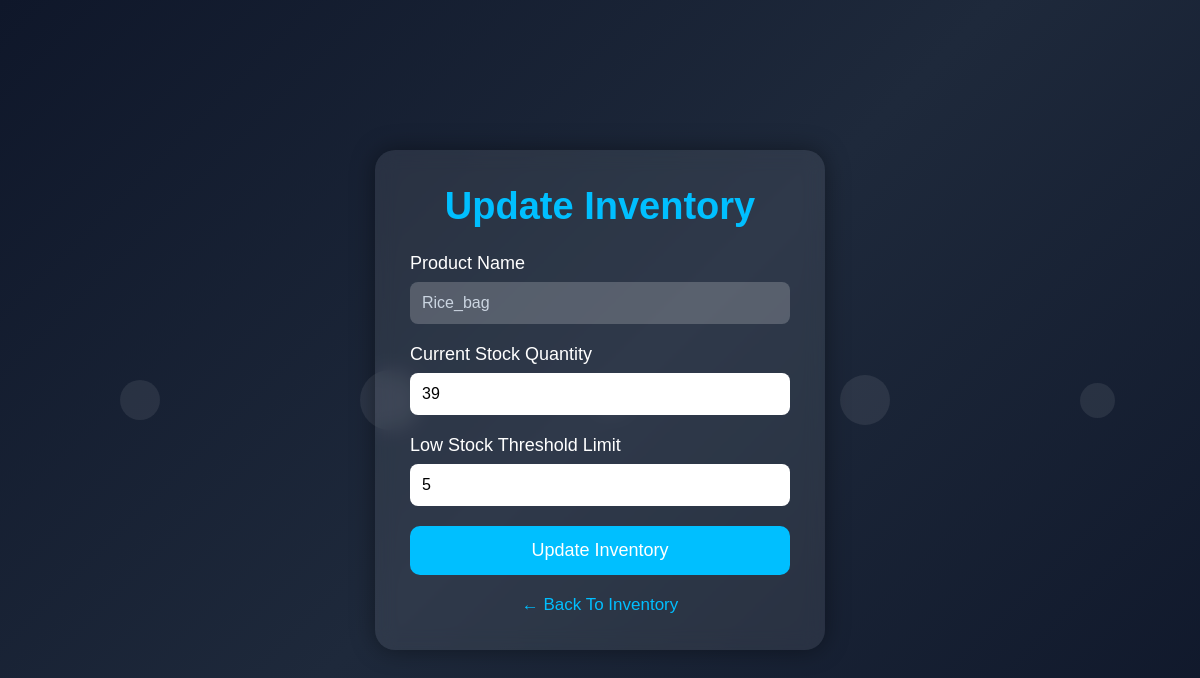
Page /inventory/update/1/ on the committed database.
### inventory/models.py (models this page shows, shortened)
class Inventory(models.Model):
    product = models.ForeignKey(
        Product,
        on_delete=models.CASCADE
    )
    stock = models.IntegerField()
    low_stock_threshold = models.IntegerField(
        default=5
    )
    last_updated = models.DateTimeField(
        auto_now=True
    )

### products/models.py (models this page shows, shortened)
class Product(models.Model):
    name = models.CharField(max_length=200)
    category = models.CharField(max_length=100)
    price = models.DecimalField(max_digits=10, decimal_places=2)
    cost_price = models.DecimalField(max_digits=10, decimal_places=2, default=0.0)
    quantity = models.IntegerField()
    supplier = models.CharField(max_length=200)
    description = models.TextField()
    created_at = models.DateTimeField(auto_now_add=True)
    updated_at = models.DateTimeField(auto_now=True)

### inventory/views.py (the view, shortened to what this page needs)
def update_inventory(request, id):
    inventory = get_object_or_404(
        Inventory,
        id=id
    )
    return render(
        request,
        'update_inventory.html',
        {
            'inventory': inventory
        }
    )

### inventory/templates/update_inventory.html (shortened to what this page needs)
<!DOCTYPE html>
<html>
<head>
</head>
<body>
    <div class="circle" style="width:40px;height:40px;left:10%;animation-duration:8s;"></div>
    <div class="circle" style="width:60px;height:60px;left:30%;animation-duration:12s;"></div>
    <div class="circle" style="width:50px;height:50px;left:70%;animation-duration:15s;"></div>
    <div class="circle" style="width:35px;height:35px;left:90%;animation-duration:11s;"></div>
    <div class="container">
        <h2>Update Inventory</h2>
        <form method="POST">
            <label>Product Name</label>
            <input type="text" value="{{ inventory.product.name }}" disabled style="background: rgba(255,255,255,0.2); color: #cbd5e1;">
            <label>Current Stock Quantity</label>
            <input type="number" name="stock" value="{{ inventory.stock }}" required placeholder="Enter Current Stock">
            <label>Low Stock Threshold Limit</label>
            <input type="number" name="low_stock_threshold" value="{{ inventory.low_stock_threshold }}" required placeholder="Enter Low Stock Threshold">
            <button type="submit">
                Update Inventory
            </button>
        </form>
        <a href="/inventory/" class="back-btn">
            ← Back To Inventory
        </a>
    </div>
</body>
</html>

### inventory/templates/update_inventory.html (style rules this page uses)
* { margin:0; padding:0; box-sizing:border-box; }
body { min-height:100vh; display:flex; justify-content:center; align-items:center; background: linear-gradient(135deg,#0f172a,#1e293b,#0f172a); font-family:Arial, sans-serif; overflow:hidden; position:relative; color:white; }
.circle { position:absolute; border-radius:50%; background: rgba(255,255,255,0.08); animation: float 12s linear infinite; }
.container { width:450px; background: rgba(255,255,255,0.08); backdrop-filter: blur(10px); padding:35px; border-radius:20px; box-shadow:0px 0px 25px rgba(0,0,0,0.4); animation:fadeIn 1.5s ease; z-index:2; }
h2 { text-align:center; margin-bottom:25px; color:#00bfff; font-size:38px; }
label { font-size:18px; }
input, select { width:100%; padding:12px; margin-top:8px; margin-bottom:20px; border:none; border-radius:8px; outline:none; font-size:16px; }
button { width:100%; padding:14px; background:#00bfff; color:white; border:none; border-radius:10px; font-size:18px; cursor:pointer; transition:0.4s; }
.back-btn { display:block; text-align:center; margin-top:20px; color:#00bfff; text-decoration:none; font-size:17px; }

### rows in the picture
Inventory: product.name "Rice_bag", stock "39", low_stock_threshold "5"
